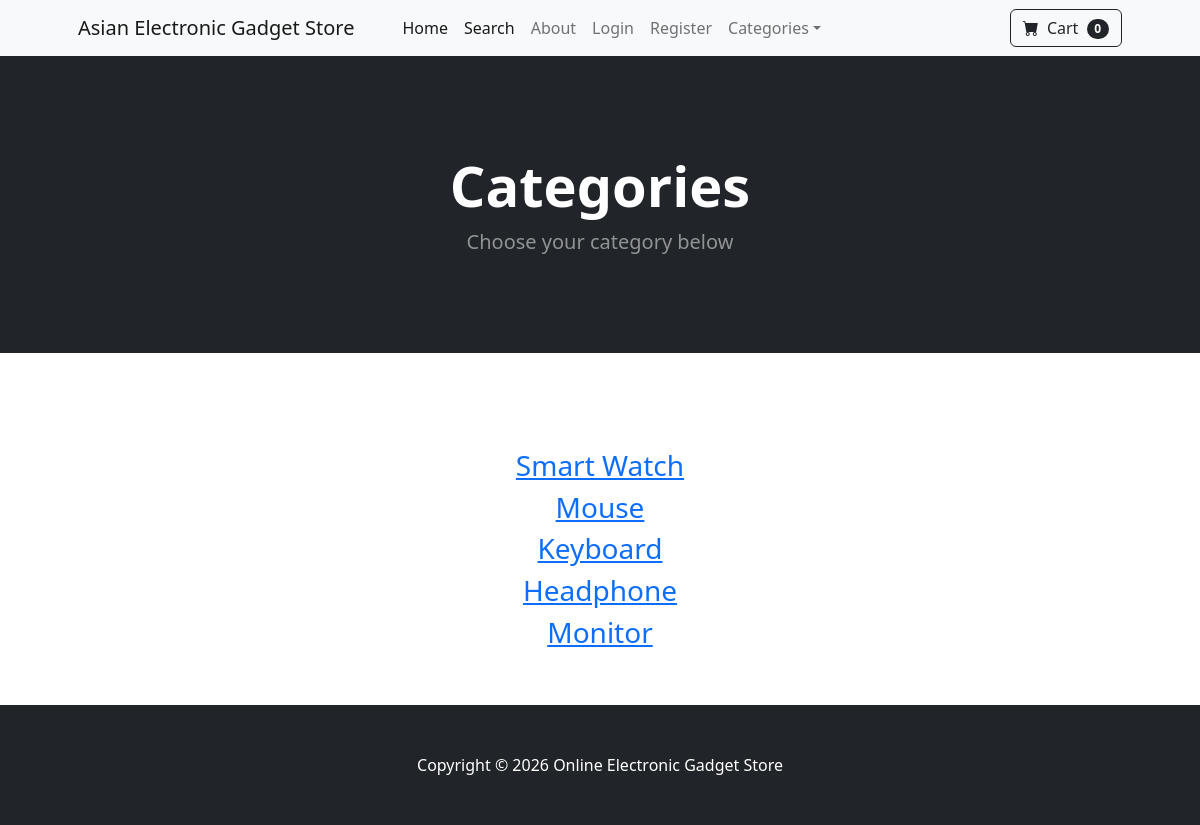
The app's page /category_summary/ with its own data.
### store/models.py (models this page shows)
class Category(models.Model):
    name = models.CharField(max_length=254)
    def __str__(self):
        return self.name

### store/views.py (the view)
# urls.py: path('category_summary/', views.category_summary, name="category_summary" ),
def category_summary(request):
    categories = Category.objects.all()
    return render(request,'category_summary.html', {"categories": categories})

### cart/cart.py (called while the page is built)
    def __len__(self):
        return len(self.cart)

### cart/context_processors.py (called while the page is built)
def cart(request):
    return {'cart' : Cart(request)}

### store/templates/category_summary.html
{% extends "base.html" %}
{% block content %}
<header class="bg-dark py-5">
            <div class="container px-4 px-lg-5 my-5">
                <div class="text-center text-white">
                    <h1 class="display-4 fw-bolder">Categories </h1>
                    <p class="lead fw-normal text-white-50 mb-0">Choose your category below</p>
                </div>
            </div>
        </header>
        <br><br>
        <div class="container">
            <div class="row">
                <center>
                    <div class="col-8">
                        <br> <br>
                        {% for category in categories %}
                        <h3> <a href=" {% url "category" category %}  "> {{category}} </a> </h3>
                        {% endfor %}
                        <br> <br>
                    </div>
                </center>
            </div>
        </div>
{% endblock content %}

### records on screen
Category: name "Smart Watch"
Category: name "Mouse"
Category: name "Keyboard"
Category: name "Headphone"
Category: name "Monitor"

### other values on screen
{{ cart|length }} "0"
